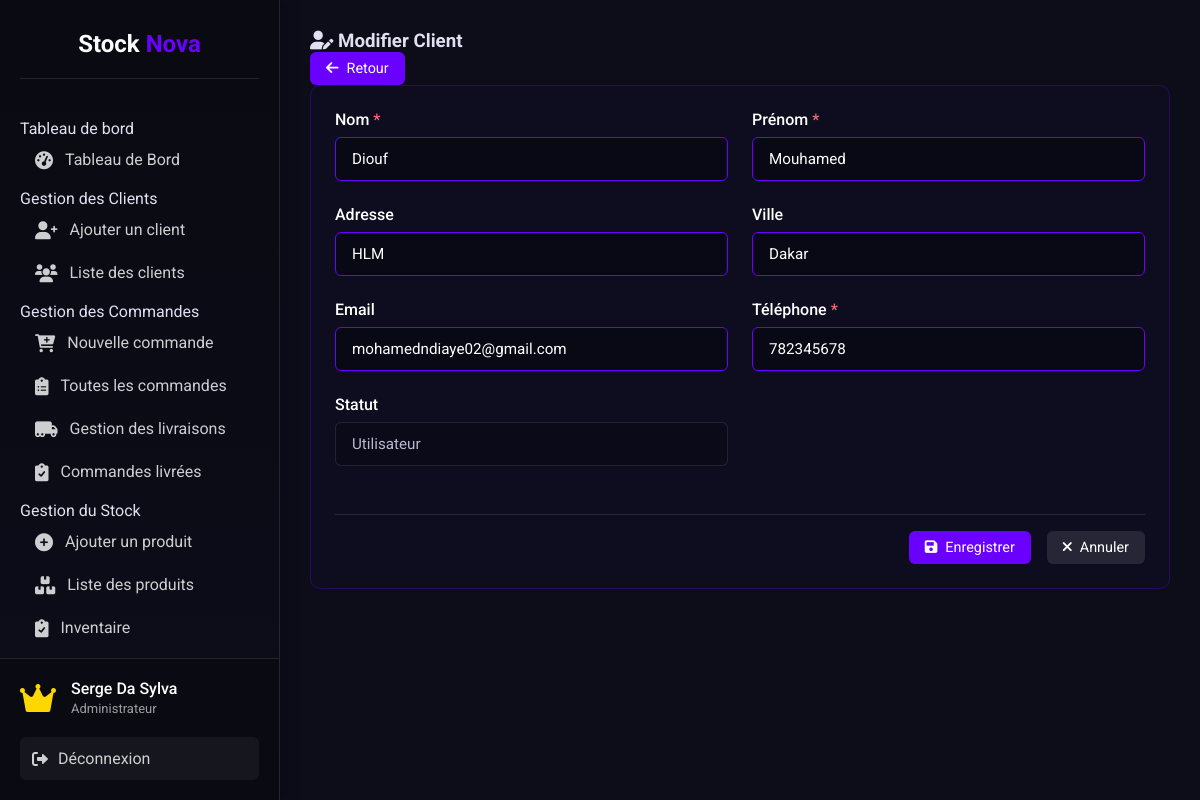
Screenshot of /updateclient.php?id=2 (signed in) with the database file from the repository.
### tables this page shows
CREATE TABLE `clients` (
  `id_client` int(11) NOT NULL,
  `nom_cli` varchar(250) DEFAULT NULL,
  `prenom_cli` varchar(50) NOT NULL,
  `adresse_cli` varchar(255) NOT NULL,
  `ville` varchar(50) NOT NULL,
  `pays` varchar(50) NOT NULL,
  `email` varchar(250) DEFAULT NULL,
  `telephone` varchar(20) NOT NULL,
  `statut` enum('admin','utilisateur') DEFAULT 'utilisateur'
);

### updateclient.php (the view, shortened to what this page needs)
<?php
require 'includes/connexion.php';
require 'includes/header.php';
$clientId = $_GET['id'] ?? null;
try {
    $stmt = $pdo->prepare("SELECT * FROM clients WHERE id_client = ?");
    $stmt->execute([$clientId]);
    $client = $stmt->fetch(PDO::FETCH_ASSOC);
} catch (PDOException $e) {
    die("Erreur de base de données : " . $e->getMessage());
}
?>
<div class="dashboard-container">
    <div class="data-section">
        <div class="section-header">
            <h3><i class="fas fa-user-edit"></i> Modifier Client</h3>
            <div class="section-actions">
                <a href="listclient.php" class="btn btn-primary">
                    <i class="fas fa-arrow-left"></i> Retour
                </a>
            </div>
        </div>
        <div class="glass-card form-container">
            <form method="POST" class="client-form">
                <div class="form-grid">
                    <div class="form-group">
                        <label for="nom">Nom <span class="required">*</span></label>
                        <input type="text" id="nom" name="nom" value="<?= htmlspecialchars($client['nom_cli']) ?>"
                               required aria-required="true">
                    </div>
                    <div class="form-group">
                        <label for="prenom">Prénom <span class="required">*</span></label>
                        <input type="text" id="prenom" name="prenom" value="<?= htmlspecialchars($client['prenom_cli']) ?>"
                               required aria-required="true">
                    </div>
                    <div class="form-group">
                        <label for="adresse">Adresse</label>
                        <input type="text" id="adresse" name="adresse" value="<?= htmlspecialchars($client['adresse_cli']) ?>">
                    </div>
                    <div class="form-group">
                        <label for="ville">Ville</label>
                        <input type="text" id="ville" name="ville" value="<?= htmlspecialchars($client['ville']) ?>">
                    </div>
                    <div class="form-group">
                        <label for="email">Email</label>
                        <input type="email" id="email" name="email" value="<?= htmlspecialchars($client['email']) ?>">
                    </div>
                    <div class="form-group">
                        <label for="telephone">Téléphone <span class="required">*</span></label>
                        <input type="text" id="telephone" name="telephone" value="<?= htmlspecialchars($client['telephone']) ?>"
                               required aria-required="true">
                    </div>
                    <div class="form-group">
                        <label for="statut">Statut</label>
                        <input type="text" id="statut" name="statut" value="Utilisateur" readonly class="readonly-field">
                    </div>
                </div>
                <div class="form-footer">
                    <button type="submit" class="btn btn-primary">
                        <i class="fas fa-save"></i> Enregistrer
                    </button>
                    <a href="listclient.php" class="btn btn-secondary">
                        <i class="fas fa-times"></i> Annuler
                    </a>
                </div>
            </form>
        </div>
    </div>
</div>
<?php include 'includes/footer.php'; ?>

### css/styles.css (style rules this page uses)
:root { --primary: #9c27b0; --primary-dark: #7b1fa2; --primary-light: #ba68c8; --dark: #121212; --darker: #000000; --light: #f5f5f5; --danger: #e91e63; --success: #4caf50; --warning: #ff9800; }
* { box-sizing: border-box; margin: 0; padding: 0; font-family: 'Roboto', sans-serif; }
body { background-color: var(--dark); color: var(--light); display: flex; min-height: 100vh; }

### updateclient.php (style rules this page uses)
:root { --primary: #6a00ff; --primary-light: #9d4dff; --primary-dark: #4a00b0; --secondary: #00ffc6; --dark: #0d0d1a; --darker: #0a0a12; --light: #e0e0f0; --text: #ffffff; --text-secondary: #b8b8d1; --danger: #ff6b6b; --warning: #ffc107; --success: #4caf50; --info: #2196f3; --glass: rgba(15, 15, 35, 0.65); --glass-border: rgba(106, 0, 255, 0.3); }
.glass-card { background: var(--glass); backdrop-filter: blur(10px); border-radius: 10px; padding: 1.5rem; border: 1px solid var(--glass-border); }
.form-container { max-width: 900px; margin: 0 auto; }
.client-form { display: flex; flex-direction: column; gap: 1.5rem; }
.form-grid { display: grid; grid-template-columns: repeat(auto-fill, minmax(300px, 1fr)); gap: 1.5rem; margin-bottom: 1.5rem; }
.form-group { display: flex; flex-direction: column; gap: 0.5rem; }
.form-group label { font-weight: 500; color: var(--text); }
.form-group input, .form-group select { padding: 0.75rem 1rem; background: rgba(0, 0, 0, 0.3); border: 1px solid var(--primary); border-radius: 6px; color: var(--text); font-size: 0.95rem; transition: all 0.3s; }
.readonly-field { background: rgba(0, 0, 0, 0.2) !important; color: var(--text-secondary) !important; border: 1px solid rgba(255, 255, 255, 0.1) !important; cursor: not-allowed; }
.required { color: var(--danger); }
.form-footer { display: flex; justify-content: flex-end; gap: 1rem; padding-top: 1rem; border-top: 1px solid rgba(255, 255, 255, 0.1); }
.btn { padding: 0.5rem 1rem; border-radius: 6px; font-size: 0.9rem; display: inline-flex; align-items: center; gap: 0.5rem; text-decoration: none; transition: all 0.3s; cursor: pointer; border: none; }
.btn-primary { background: var(--primary); color: white; }
.btn-secondary { background: rgba(255, 255, 255, 0.1); color: var(--text); }

### rows the page displays
clients: nom "Diouf", prenom "Mouhamed", adresse "HLM", ville "Dakar", email "mohamedndiaye02@gmail.com", telephone "782345678"

### other values shown
$_SESSION['username'] "Serge Da Sylva"
